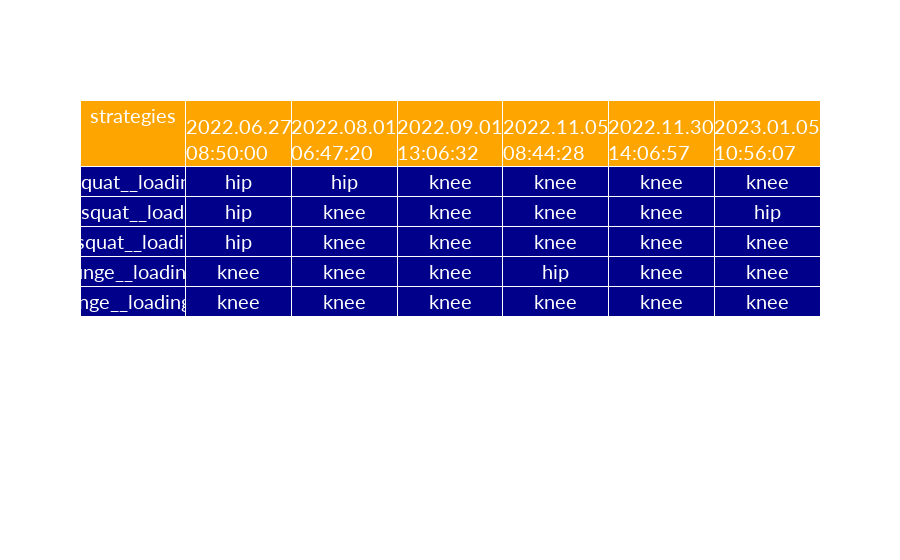

The cell this chart's notebook holds for it:
### Code cell
def strategy2(playerid):
    
    one_athlete = df2[df2['meta__person__unique_id'].str.contains(playerid)]
    df_strat = one_athlete.filter(regex = re.compile(r'timestamp|summary__bilateral_squat__loading_strategy__bilateral|summary__unilateral_squat__loading_strategy__left_leg|summary__unilateral_squat__loading_strategy__right_leg|summary__lateral_lunge__loading_strategy__left_leg|summary__lateral_lunge__loading_strategy__right_leg'))

    df_strat = df_strat.drop('meta__session__session_timestamp', axis=1)


    df_strat.set_index('timestamp', inplace=True)


    df_transposed = df_strat.transpose()

    df_transposed = df_transposed.reset_index()
    df_transposed['strategies'] = df_transposed['index']

    df_transposed = df_transposed.drop('index', axis=1)

    strategies_col = df_transposed.pop('strategies')
    df_transposed.insert(0, 'strategies', strategies_col)


    column_width = [max(len(str(val)), 15) for val in df_transposed['strategies']]
    column_width[0] = 100
    cell_colors = [['blue' if val == 'hip' else 'orange' for val in column] for column in df_transposed.values.tolist()]


    fig = go.Figure(data=[go.Table(
        header=dict(
            values=list(df_transposed.columns),
            fill_color='orange',
            font=dict(color='white', family="Lato", size=20),
            align='center'
        ),
        cells=dict(
            values=df_transposed.values.T,
            height=30, # set the height of the cells to 30 pixels
            fill_color='darkblue',
            font=dict(color='white', family="Lato", size=20),
            align='center'
        ))])


    fig.update_layout(
        height=500,
    )

    
    return fig
    
strategy2(playerid)

### Figure 1 — Plotly figure (JSON) as saved in the notebook; plotly's stock layout.template omitted (floating-point values rounded to 4 significant figures)
{"data": [{"cells": {"align": "center", "fill": {"color": "darkblue"}, "font": {"color": "white", "family": "Lato", "size": 20}, "height": 30, "values": [["summary__bilateral_squat__loading_strategy__bilateral", "summary__unilateral_squat__loading_strategy__left_leg", "summary__unilateral_squat__loading_strategy__right_leg", "summary__lateral_lunge__loading_strategy__left_leg", "summary__lateral_lunge__loading_strategy__right_leg"], ["hip", "hip", "hip", "knee", "knee"], ["hip", "knee", "knee", "knee", "knee"], ["knee", "knee", "knee", "knee", "knee"], ["knee", "knee", "knee", "hip", "knee"], ["knee", "knee", "knee", "knee", "knee"], ["knee", "hip", "knee", "knee", "knee"]]}, "header": {"align": "center", "fill": {"color": "orange"}, "font": {"color": "white", "family": "Lato", "size": 20}, "values": ["strategies", "2022.06.27 08:50:00", "2022.08.01 06:47:20", "2022.09.01 13:06:32", "2022.11.05 08:44:28", "2022.11.30 14:06:57", "2023.01.05 10:56:07"]}, "type": "table"}], "layout": {"autosize": true}}
